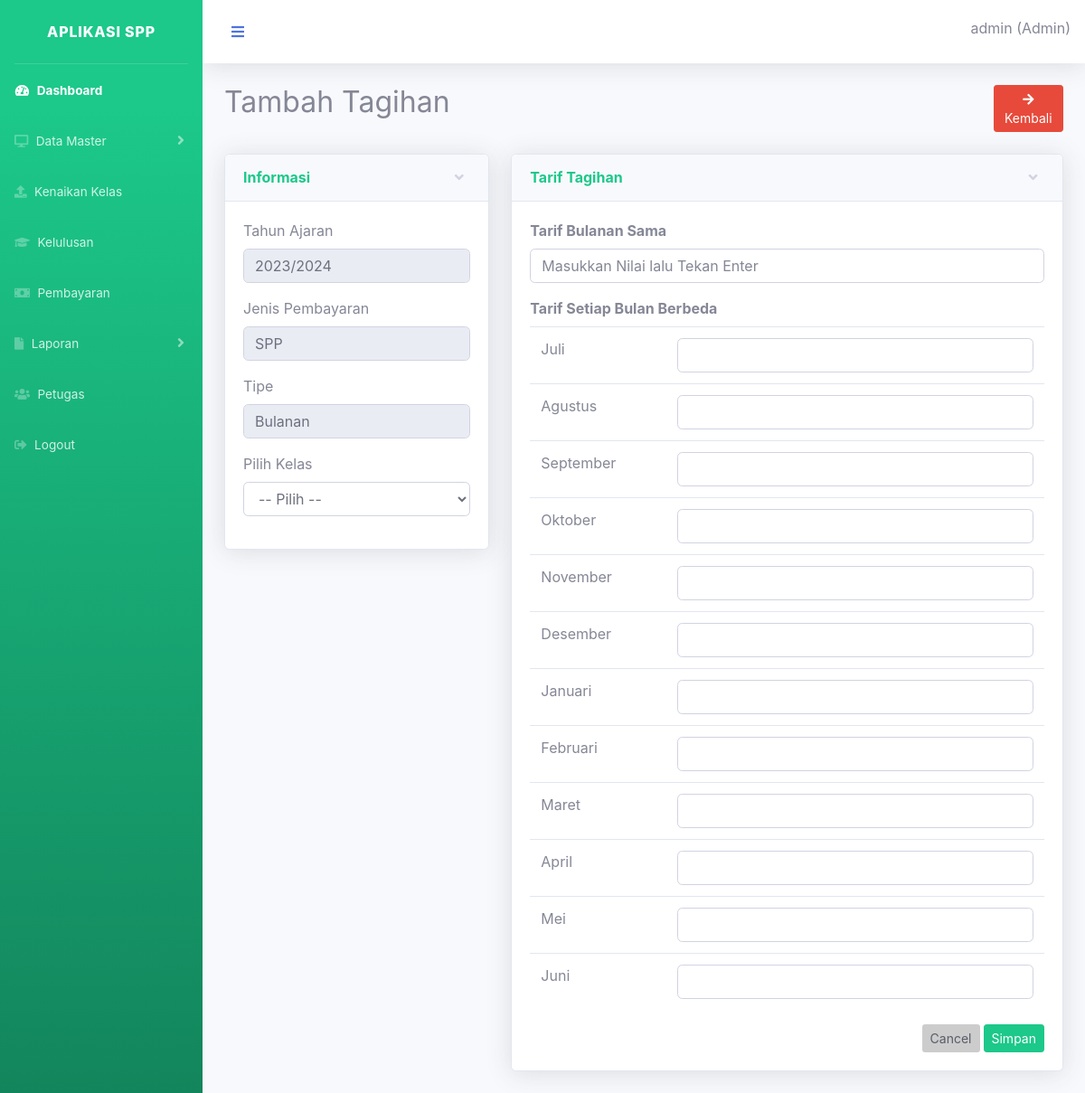
The page /dashboard/tambah_tagihan.php?id=4 (signed in) on the database its author committed.
### tables this page shows
CREATE TABLE `periode` (
  `id_periode` bigint(20) NOT NULL,
  `awal` int(11) NOT NULL,
  `akhir` int(20) NOT NULL
);

CREATE TABLE `bulan` (
  `id_bulan` int(11) NOT NULL,
  `bulan` varchar(50) NOT NULL
);

### dashboard/tambah_tagihan.php (the view, shortened to what this page needs)
<?php
if (isset($_GET['id'])) {
	include 'header.php';
	if ($_SESSION['level'] == 'Admin') {
	$id = $_GET['id'];
	?>
	<div class="container-fluid">
		<div class="row no-gutters mb-4">
			<div class="col-md-11">
				<h2>Tambah Tagihan</h2>
			</div>
			<div class="col-md-1">
				<a href="tagihan.php?id=<?php echo $id; ?>" class="btn btn-danger text-white btn-sm "><i class="fa fa-arrow-right"></i> Kembali</a>
			</div>
		</div>
		<form action="tambah_tagihan_aksi.php" method="post">
			<div class="row">
				<div class="col-md-4">
					<div class="card shadow mb-4">
                        <a href="#collapseCardExample" class="d-block card-header py-3" data-toggle="collapse"
                            role="button" aria-expanded="true" aria-controls="collapseCardExample">
                            <h6 class="m-0 font-weight-bold text-success">Informasi</h6>
                        </a>
                        <div class="collapse show" id="collapseCardExample">
                            <div class="card-body">
                            	<?php
                            	$periode = mysqli_query($koneksi,"SELECT * FROM periode WHERE id_periode='$id'");
                            	$fetch = mysqli_fetch_assoc($periode);
                            	?>
                            	<div class="form-group">
                            		<label>Tahun Ajaran</label>
                            		<input type="text" name="periode" class="form-control" readonly="readonly" value="<?php echo $fetch['awal']; ?>/<?php echo $fetch['akhir']; ?>">
                            	</div>
                            	<div class="form-group">
                            		<label>Jenis Pembayaran</label>
                            		<input type="text" name="jenis" class="form-control" readonly="readonly" value="SPP">
                            	</div>
                            	<div class="form-group">
                            		<label>Tipe</label>
                            		<input type="text" name="tipe" class="form-control" readonly="readonly" value="Bulanan">
                            	</div>
                            	<div class="form-group">
                            		<label>Pilih Kelas</label>
                            		<select name="id_kelas" class="form-control" required="required" id="pilih_kelas">
                            			<option value=""> -- Pilih -- </option>
                            		</select>
                            	</div>
                            </div>
                        </div>
                    </div>
				</div>
				<div class="col-md-8">
					<div class="card shadow mb-4">
                        <a href="#collapseCard" class="d-block card-header py-3" data-toggle="collapse"
                            role="button" aria-expanded="true" aria-controls="collapseCard">
                            <h6 class="m-0 font-weight-bold text-success">Tarif Tagihan</h6>
                        </a>
                        <div class="collapse show" id="collapseCard">
                            <div class="card-body">
                            	<div class="form-group">
                            		<label><b>Tarif Bulanan Sama</b></label>
                            		<input type="text" placeholder="Masukkan Nilai lalu Tekan Enter" id="allTarif" name="allTarif" class="form-control" autocomplete="off">
                            	</div>
                            	<div class="form-group">
                            		<div class="row">
                            			<div class="col-md-12">
                            				<label><b>Tarif  Setiap Bulan Berbeda</b></label>
                            			</div>
                            		</div>
                            		<table class="table">
                            			<tbody>
                            				<?php
                            				$bulan = mysqli_query($koneksi,"SELECT * FROM bulan");
                            				foreach ($bulan as $row): ?>
                            					<tr>
                            						<td><?php echo $row['bulan']; ?></td>
                            						<td>
                            							<input type="text" id="n<?php echo $row['id_bulan'] ?>" name="nominal[]" class="form-control" required="required" autocomplete="off">
                            						</td>
                            					</tr>
                            				<?php endforeach; ?>
                            			</tbody>
                            		</table>
                            	</div>
                            	<div class="d-flex justify-content-end">
                            		<input type="reset" name="reset" class="btn text-dark btn-sm" value="Cancel" style="background-color: #cccccc;">
                            		<input type="submit" name="submit" value="Simpan" class="btn btn-success btn-sm ml-1">
                            	</div>
                            </div>
                        </div>
                    </div>
				</div>
			</div>
		</form>
	</div>
</div>
</div>
<?php include 'footer.php';
	}
}
?>

### rows shown on the page
periode: periode "2023/2024"
bulan: bulan "Juli"
bulan: bulan "Agustus"
bulan: bulan "September"
bulan: bulan "Oktober"
bulan: bulan "November"
bulan: bulan "Desember"
bulan: bulan "Januari"
bulan: bulan "Februari"
bulan: bulan "Maret"
bulan: bulan "April"
bulan: bulan "Mei"
bulan: bulan "Juni"

### other values the page prints
$_SESSION['username_petugas'] "admin"
$_SESSION['level'] "Admin"
